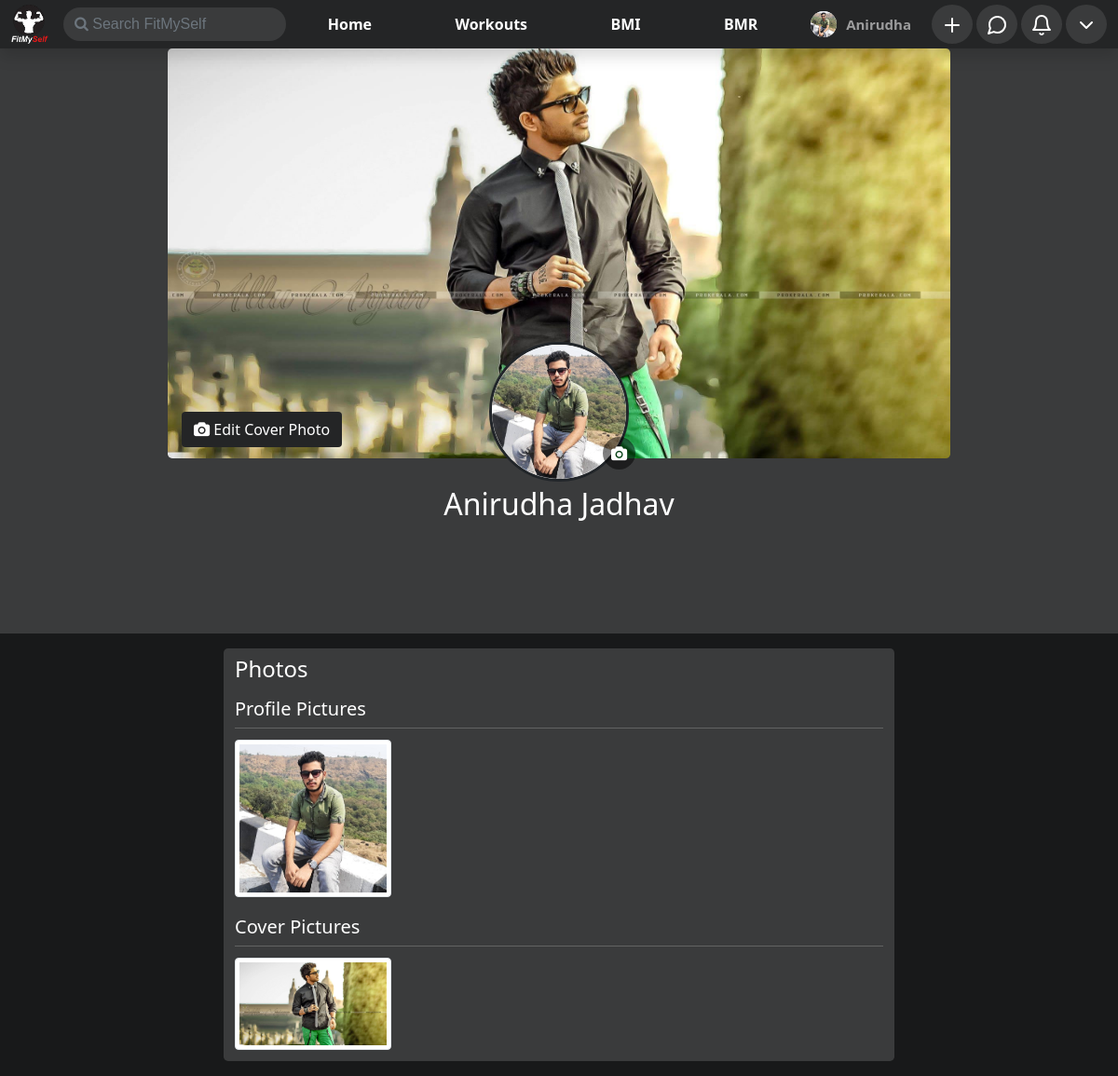
Screenshot of /user/Anirudha.Jadhav.3/photos (signed in) with the database file from the repository.
### home/models.py (models this page shows, shortened)
class ProfilePictures(models.Model):
    user = models.ForeignKey(User,on_delete=models.CASCADE,null=True)
    upload_on = models.DateTimeField(default = timezone.now,null=True)
    display_picture = models.ImageField(upload_to=dpPath,null=True,blank=True)

class CoverPicture(models.Model):
    user = models.ForeignKey(User,on_delete=models.CASCADE,null=True,blank=True)
    upload_on = models.DateTimeField(default = timezone.now,null = True,blank=True)
    cover_photo = models.ImageField(upload_to = coverPhotoPath,null=True,blank=True)

class UserExtended(models.Model):
    user = models.ForeignKey(User,on_delete=models.CASCADE,null=True)
    dob = models.DateField(null=True,blank=True)
    gender = models.CharField(max_length=50,null=True)
    slug = models.CharField(max_length=50,null=True,blank=True)

### home/views.py (the view)
# urls.py: path('user/<str:slug>/photos',views.userPhotos,name='photos'),
def userPhotos(request,slug):
    if not request.user.is_authenticated:
        return redirect('/')
    this_user = UserExtended.objects.get(slug=slug)
    cover_pics = CoverPicture.objects.filter(user=this_user.user).order_by("-upload_on")
    profile_pics = ProfilePictures.objects.filter(user = this_user.user).order_by("-upload_on")
    params = {
        'this_user' : this_user,
        'cover_pics' : cover_pics,
        'profile_pics' : profile_pics,
        'cover_pic' : cover_pics.first(),
        'profile_pic' : profile_pics.first(),
        'media' : settings.MEDIA_URL,
    }
    return render(request,'home/photos.html',params)

### calculator/context_processor.py (called while the page is built)
def userBmi(request):
    if request.user.is_authenticated:
        try:
            bmi = Bmi.objects.get(user = request.user)
            params = {
                "bmi" : bmi
            }
        except Bmi.DoesNotExist:
            params = {}
    else:
        params = {}
    return params

def userBmr(request):
    if request.user.is_authenticated:
        try:
            bmr = Bmr.objects.get(user = request.user)
            params = {
                "bmr" : bmr
            }
        except Bmr.DoesNotExist:
            params = {}
    else:
        params = {}
    return params

### home/context_processor.py (called while the page is built)
def user_profile(request):
    if request.user.is_authenticated:
        try:
            user = UserExtended.objects.get(user = request.user)
            user_profile = ProfilePictures.objects.filter(user=request.user).order_by("-upload_on").first()
            params = {
                "user" : user,
                "user_profile" : user_profile,
                "media" : settings.MEDIA_URL,
            }
        except ProfilePictures.DoesNotExist:
            params ={}
    else:
        params = {}
    return params

def search(request):
    if request.user.is_authenticated:
        if request.GET.get('search') is not None:
            result = {}
            profile_pics = []
            querry = request.GET.get('search')
            users = User.objects.filter(
                Q(first_name__icontains=querry) |
                Q(last_name__icontains=querry)
            )
            for user in users:
                result[UserExtended.objects.filter(user=user).first()] = ProfilePictures.objects.filter(user=user).order_by("-upload_on").first()
            params = {
                'result' : result,
            }
        else:
            params = {}
    else:
        params = {}
    return params

### home/templatetags/extras.py (called while the page is built)
@register.filter(name="value")
def value(dict,key):
    try:
        return dict[key].display_picture
    except AttributeError:
        return dict[key]

### home/templates/home/photos.html (shortened to what this page needs)
{% extends 'base.html' %}
{% load static %}
{% block body %}
    <div id="main-div">
        <div id="pic-container">
            <div id="cover-pic" class="rounded-bottom">
                <img src="{% if cover_pic %}{{media}}{{cover_pic.cover_photo}}{% else %}{% static 'images/cover.jpg' %}{% endif %}" alt="" class="rounded-3">
                {% if this_user.user == request.user %}
                <button class="btn text-white" id="upload-btn" onclick="document.getElementById('upload-cover-pic').click()"><i class="fa fa-camera"></i> Edit Cover Photo</button>
                {% endif %}
            </div>
            <div id="profile-pic" class="rounded-circle bg-white border border-3 border-dark">
                <img src="{% if profile_pic %}{{media}}{{profile_pic.display_picture}}{% else %}{% static 'images/user.svg' %}{% endif %}" alt="" class="w-100 h-100 rounded-circle">
                {% if this_user.user == request.user %}
                <button class="rounded-circle upload-btn text-white" onclick="document.getElementById('uploade-profile-pic').click()"><i class="fa fa-camera"></i></button>
                {% endif %}
            </div>
            <h2 class="text-center text-white" id="name">{{this_user.user.first_name}} {{this_user.user.last_name}}</h2>
        </div>
        <div class="container my-3">
            <div class="photos py-2 rounded-3 container-fluid">
                <h4 class="text-white">Photos</h4>
                <h5 class="text-white mt-3">Profile Pictures</h5>
                <hr class="dropdown-divider text-white">
                <div class="thumbnails px-2">
                    <div class="row">
                        {% for pic in profile_pics%}
                            <div class="col-3 gx-2 py-1">
                                <img src="{{media}}{{pic.display_picture}}" alt="" class="img-thumbnail" style="width: 100%; height: 100%;">
                            </div>
                        {% endfor %}
                    </div>
                </div>
                <h5 class="text-white mt-3">Cover Pictures</h5>
                <hr class="dropdown-divider text-white">
                <div class="thumbnails px-2">
                    <div class="row">
                        {% for pic in cover_pics%}
                            <div class="col-3 gx-2 py-1">
                                <img src="{{media}}{{pic.cover_photo}}" alt="" class="img-thumbnail" style="width: 100%; height: 100%;">
                            </div>
                        {% endfor %}
                    </div>
                </div>
            </div>
        </div>
    </div>
{% endblock body %}

### templates/base.html (shortened to what this page needs)
{% load static %}
{% load humanize %}
{% load extras %}
<!doctype html>
<html lang="en">
<head>
    <link href="https://cdn.jsdelivr.net/npm/bootstrap@5.0.0-beta1/dist/css/bootstrap.min.css" rel="stylesheet"
>
    <link rel="stylesheet" href="https://cdnjs.cloudflare.com/ajax/libs/font-awesome/4.7.0/css/font-awesome.min.css">
</head>
<body style="background-color: #18191a;">
    <nav class="navbar shadow p-0 navbar-expand-lg fixed-top navbar-dark navbar-bg" id="navbar">
        <div class="container-fluid">
            <div class="logo">
                <a class="navbar-brand text-right" href="/"><img src="{% static 'images/logo.png' %}" width="40px"
                        alt="logo"></a>
                <form id="search-form" action="" method="get">
                    <input class="no-outline text-light outline-none form-control rounded-pill me-2" id="search" name="search" onchange="searchRes()" type="text" placeholder="&#xF002; Search FitMySelf" style="font-family:Arial, FontAwesome" aria-label="Search">
                </form>
            </div>
            <div class="collapse navbar-collapse" id="navbarSupportedContent">
                <ul class="navbar-nav mb-2 mb-lg-0" id="main-nav">
                    <li class="nav-item">
                        <a href="/" class="navbar-link rounded nav-link {% if request.get_full_path == '/' %} nav-active {% endif %}">Home</a>
                    </li>
                    <li class="nav-item">
                        <a href="/workout" class="navbar-link rounded nav-link {% if request.get_full_path == '/workout/' %} nav-active {% endif %}">Workouts</a>
                    </li>
                    <li class="nav-item">
                        <a href="/calculator/bmi_calculator" class="navbar-link rounded nav-link {% if request.get_full_path == '/calculator/bmi_calculator' %} nav-active {% endif %}">BMI</a>
                    </li>
                    <li class="nav-item">
                        <a href="/calculator/bmr_calculator" class="navbar-link rounded nav-link {% if request.get_full_path == '/calculator/bmr_calculator' %} nav-active {% endif %}">BMR</a>
                    </li>
                </ul>
                {% if request.user.is_authenticated %}
                <ul class="navbar-nav mb-2 mb-lg-0" id="secondary-nav" onresize="changeSize()">
                    <li class="nav-item rounded-pill px-2 profile-name {% if request.get_full_path == '/'|addstr:request.user.slug %}nav-active{% endif %}" style="width: max-content;">
                        <div class="d-flex my-auto h-100  justify-content-between align-items-center">
                            <span class="icon rounded-circle bg-light">
                                <img src="{% if user_profile %}{{media}}{{user_profile.display_picture}}{% else %}{% static 'images/user.svg' %}{% endif %}"
                                    class="rounded-circle" style="width: 100%; height: 100%;" alt="">
                            </span>
                            <a href="/user/{{user.slug}}" class="nav-link py-0" style="font-size: .9375rem; font-weight: 600;">
                                {{request.user.first_name}}
                            </a>
                        </div>
                    </li>
                    <li class="nav-item dropdown">
                        <span class="icon w-100 h-100 basic-nav rounded-circle">
                            <a href="#" class="nav-link" id="add" role="button" data-bs-toggle="dropdown" aria-expanded="false">
                                <img src="{% static 'images/plus.svg' %}" class="w-100 h-100" alt="">
                            </a>
                        </span>
                    </li>
                    <li class="nav-item">
                        <span class="icon w-100 h-100 basic-nav rounded-circle">
                            <a class="nav-link" href="/messenger" id="messengerDropdown" role="button">
                                <img src="{% static 'images/mess.svg' %}" class="w-100 h-100" style="height: 100%; width: 100%;" alt="">
                            </a>
                        </span>
                    </li>
                    <li class="nav-item dropdown">
                        <span class="icon w-100 h-100 basic-nav rounded-circle">
                            <a class="nav-link" href="#" id="notificationDropdown" role="button" data-bs-toggle="dropdown" aria-expanded="false">
                                <img src="{% static 'images/bell.svg' %}" style="width: 100%; height: 100%;" alt="">
                            </a>
                        </span>
                    </li>
                    <li class="nav-item">
                        <span class="dropdown icon w-100 h-100 basic-nav rounded-circle">
                            <a class="nav-link" id="profileDropdown" href="#" role="button" id="profileDropdown"
                                data-bs-toggle="dropdown" aria-expanded="false">
                                <img src="{% static 'images/chevron-down.svg' %}" style="width: 100%; height: 100%;"
                                    alt="">
                            </a>
                        </span>
                    </li>
                </ul>
                {% endif %}
            </div>
        </div>
    </nav>
    {% block body %}
    {% endblock body %}
</body>
</html>

### templates/base.html (style rules this page uses)
.navbar-bg { background-color: #242526; }
.navbar-link { color: white !important; font-weight: bold !important; }
.logo { outline: none !important; display: flex; justify-content: space-between; align-items: center; width: max-content; }
.logo input { background-color: #3a3b3c; border: none; outline: none !important; }
#search-form { width: max-content; }
#main-nav { margin: 0 auto; display: flex; justify-content: space-around; }
#secondary-nav { width: max-content; }
#secondary-nav li { margin: 0 2px; }
.icon { margin: 0 2px; height: 28px; width: 28px; display: flex; align-items: center; justify-content: center; }
.basic-nav { color: white; background-color: #3a3b3c; }

### home/templates/home/photos.html (style rules this page uses)
#pic-container { background-color: #3a3b3c; }
#cover-pic { position: relative; width: 70vw; height: 55vh; margin: 0 auto; }
#profile-pic { position: relative; width: 150px; height: 150px; bottom: 125px; left: 50%; transform: translateX(-50%); }
#cover-pic img { height: 100%; width: 100%; }
.upload-btn { position: absolute; bottom: 10px; right: -10px; background-color: rgba(0, 0, 0, 0.5); border: none; outline: none; display: flex; justify-content: center; align-items: center; width: 35px; height: 35px; }
#upload-btn { background-color: #242526; position: relative; bottom: 50px; left: 15px; }
#name { position: relative; bottom: 120px; }
.photos { background-color: #3a3b3c; height: max-content; width: 60vw; }

### rows the page displays
ProfilePictures: display_picture (picture)
CoverPicture: cover_photo (picture)
UserExtended: user.first_name "Anirudha", user.last_name "Jadhav"

### other values shown
{{ request.user.first_name }} "Anirudha"
